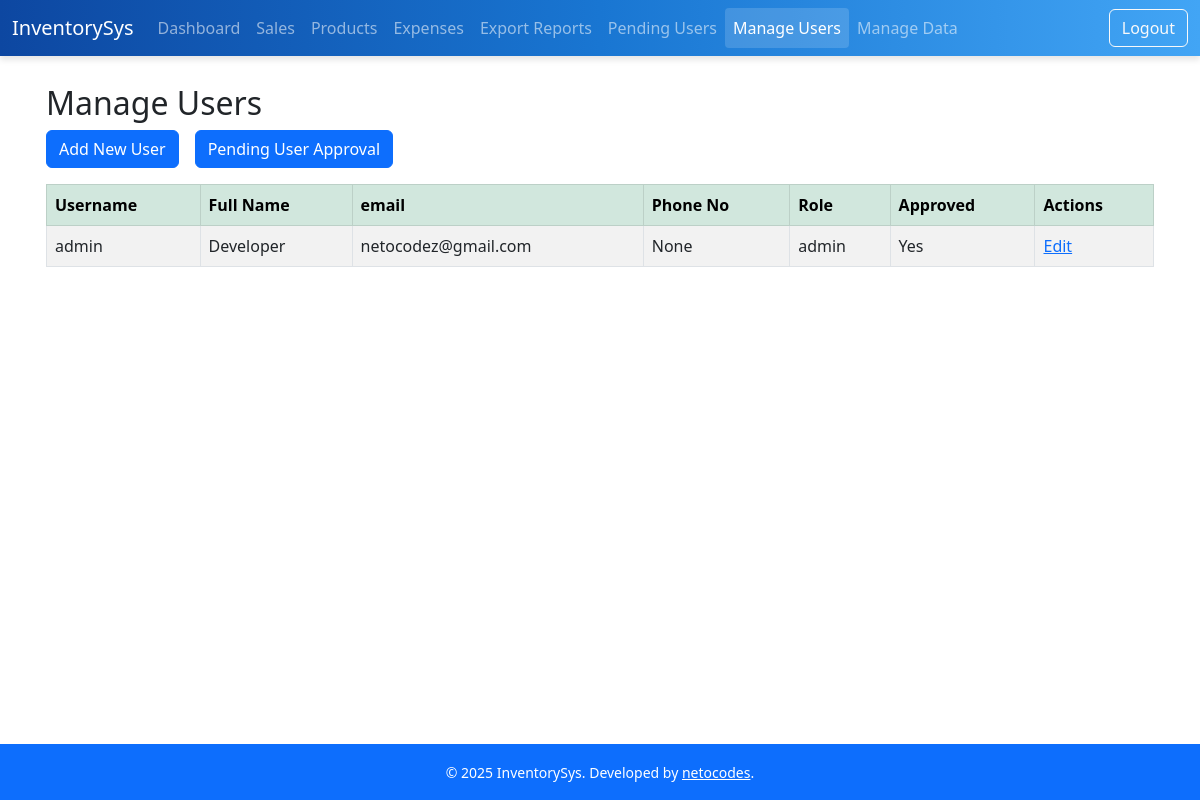
The app's page /admin/users (signed in) with its own data.
### models.py (models this page shows, shortened)
class User(db.Model, UserMixin):
    id = db.Column(db.Integer, primary_key=True)
    uuid = db.Column(db.String(36), unique=True, default=lambda: str(uuid.uuid4()))
    username = db.Column(db.String(80), unique=True, nullable=False)
    full_name = db.Column(db.String(120), nullable=False)       # Full name field
    email = db.Column(db.String(120), unique=True, nullable=False)  # Email should be unique and required
    phone_number = db.Column(db.String(20), unique=True, nullable=True)  # Optional, but unique if provided
    password = db.Column(db.String(200), nullable=False)
    role = db.Column(db.String(20), nullable=False, default='user')  # roles: admin, approver, user
    is_approved = db.Column(db.Boolean, default=False)
    timestamp = db.Column(db.DateTime, default=datetime.utcnow)
    last_modified = db.Column(db.DateTime, default=datetime.utcnow, onupdate=datetime.utcnow)
    synced = db.Column(db.Boolean, default=False)
    def is_admin(self):
        return self.role == 'admin'

### app.py (the view)
@app.route('/admin/users')
@login_required
@admin_required
def manage_users():
    users = User.query.all()
    return render_template('admin_manage_users.html', users=users)

### app.py (called while the page is built)
@login_manager.user_loader
def load_user(user_id):
    return User.query.get(int(user_id))

def admin_required(f):
    @wraps(f)
    def decorated_function(*args, **kwargs):
        if not current_user.is_authenticated or not current_user.is_admin():
            abort(403)
        return f(*args, **kwargs)
    return decorated_function

### templates/admin_manage_users.html (shortened to what this page needs)
{% extends 'base.html' %}
{% block content %}
<h2>Manage Users</h2>
<div class="d-grid gap-2 d-md-flex justify-content-md-start mb-3">
    <a href="{{ url_for('register') }}" class="btn btn-primary me-md-2">Add New User</a>
    <a href="{{ url_for('pending_users') }}" class="btn btn-primary me-md-2">Pending User Approval</a>
</div>
<table class="table table-bordered table-hover table-striped table-responsive" id="sales-table">
    <thead class="table-success">
        <tr>
            <th>Username</th>
            <th>Full Name</th>
            <th>email</th>
            <th>Phone No</th>
            <th>Role</th>
            <th>Approved</th>
            <th>Actions</th>
        </tr>
    </thead>
    <tbody>
    {% for user in users %}
        <tr>
            <td>{{ user.username }}</td>
            <td>{{ user.full_name }}</td>
            <td>{{ user.email }}</td>
            <td>{{ user.phone_number }}</td>
            <td>{{ user.role }}</td>
            <td>{{ 'Yes' if user.is_approved else 'No' }}</td>
            <td>
                <a href="{{ url_for('edit_user', user_id=user.id) }}">Edit</a>
            </td>
        </tr>
    {% endfor %}
    </tbody>
</table>
{% endblock %}

### records on screen
User: username "admin", full_name "Developer", email "netocodez@gmail.com", phone_number "None", role "admin", is_approved "Yes"

### other values on screen
{{ current_year or 2025 }} "2025"
